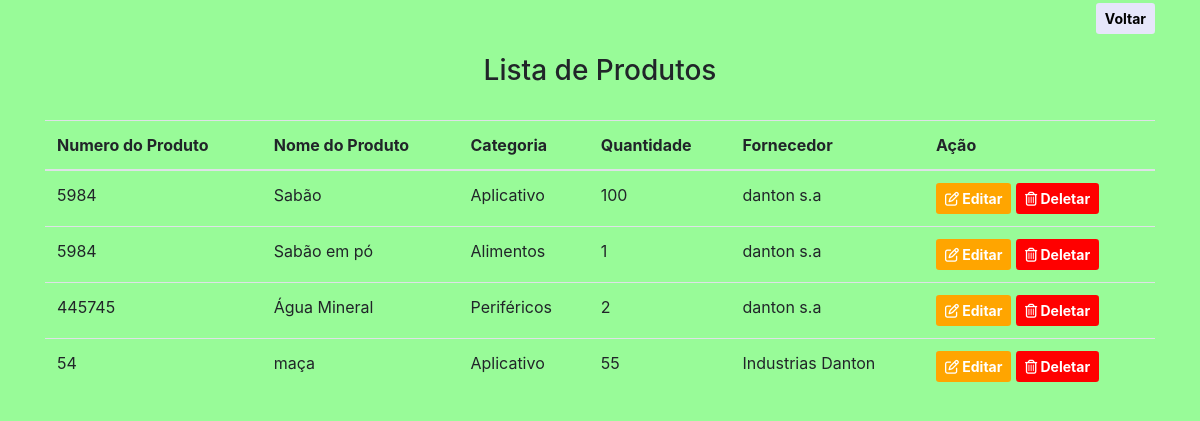
Screenshot of /Projeto_Estoque/telas/produto/listar_produto.php (signed in) with the database file from the repository.
### tables this page shows
CREATE TABLE `tb_produto` (
  `id_produto` int(11) NOT NULL,
  `nro_produto` int(11) NOT NULL,
  `nome_produto` varchar(200) NOT NULL,
  `categoria` varchar(100) NOT NULL,
  `quantidade` int(11) NOT NULL,
  `fornecedor` varchar(100) NOT NULL
);

### Projeto_Estoque/telas/produto/listar_produto.php (the view, shortened to what this page needs)
<!DOCTYPE html>
<html>
<head>
  	<link rel="stylesheet" href="../../lib/bootstrap/css/bootstrap.min.css">
  	<link rel="stylesheet" href="../../lib/css/style.css">
</head>
<body>
	<?php
		$login_usuario = $_SESSION['login_usuario'];
		include '../../lib/bd/conexao.php';
		$sql = "SELECT nivel_usuario FROM tb_usuario WHERE email_usuario = '$login_usuario' AND status = 'Ativo'";
		$buscar = mysqli_query($conexao, $sql);
		$array = mysqli_fetch_array($buscar);
		$nivel = $array['nivel_usuario'];
	?>
	<div class="container" id="topo_listar_itens">
      <div id="botao_direita">
        <a href="../tela_inicial.php" role="button" id="botao_voltar" class="btn btn-sm">Voltar</a>
      </div>
		<h3>Lista de Produtos</h3>
	<br>
		<table class="table" id="topo_tabela">
  			<thead>
    			<tr>
      				<th scope="col">Numero do Produto</th>
      				<th scope="col">Nome do Produto</th>
      				<th scope="col">Categoria</th>
      				<th scope="col">Quantidade</th>
      				<th scope="col">Fornecedor</th>
      				<th scope="col">Ação</th>
   				 </tr>
  			</thead>
  			    	<?php
    				include '../../lib/bd/conexao.php';
    				$sql = "SELECT * FROM `tb_produto`";
    				$busca = mysqli_query($conexao,$sql);
    				while($array = mysqli_fetch_array($busca)){
    					$id_produto = $array['id_produto'];
    					$nro_produto = $array['nro_produto'];
    					$nome_produto = $array['nome_produto'];
    					$categoria = $array['categoria'];
    					$quantidade = $array['quantidade'];
    					$fornecedor = $array['fornecedor'];
    				?>
    			<tr>
      				<td><?php echo $nro_produto ?></td>
      				<td><?php echo $nome_produto ?></td>
      				<td><?php echo $categoria ?></td>
      				<td><?php echo $quantidade ?></td>
      				<td><?php echo $fornecedor ?></td>
      				<td>
						<?php
						if(($nivel == 1) || ($nivel == 2)){
						?>
					<a class="btn btn-sm" id="botao_editar" href="editar_produto.php?id=<?php echo $id_produto ?>" role="button"><i class="far fa-edit"></i>&nbsp;Editar</a>
					<?php }
						if(($nivel == 1)){
					?>
					<a class="btn btn-sm" id="botao_deletar" href="deletar_produto.php?id=<?php echo $id_produto ?>" role="button"><i class="far fa-trash-alt"></i></i>&nbsp;Deletar</a>
					<?php } ?>
					</td>
    			</tr>
  			   <?php } ?>
		</table>
	</div>
</body>
</html>

### rows the page displays
tb_produto: nro_produto "5984", nome_produto "Sabão", categoria "Aplicativo", quantidade "100", fornecedor "danton s.a"
tb_produto: nro_produto "5984", nome_produto "Sabão em pó", categoria "Alimentos", quantidade "1", fornecedor "danton s.a"
tb_produto: nro_produto "445745", nome_produto "Água Mineral", categoria "Periféricos", quantidade "2", fornecedor "danton s.a"
tb_produto: nro_produto "54", nome_produto "maça", categoria "Aplicativo", quantidade "55", fornecedor "Industrias Danton"
